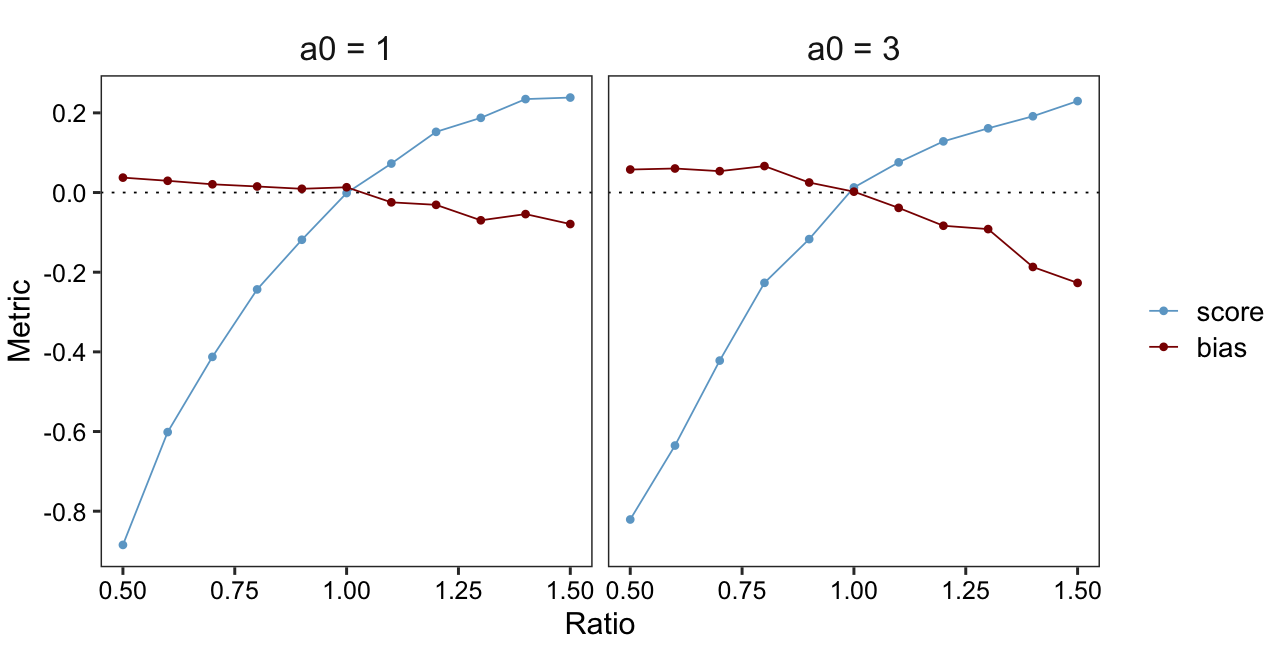

This chart was generated by the following R code:

## Demonstrate dependence on domain size by analyzing range of ratios for a1 = 1,3 and tau fixed at 1

library(tidyverse)
library(reshape2)

beta_score <- function(a, b) {
  return( 1 - sqrt(1 / (as.numeric(a)*as.numeric(b))) )
}

beta_bias <- function(a, b) {
  return( as.numeric(b) - as.numeric(a) )
}


## Beta param plot for a1 = 2
cont_fit_tab <- read.table('../data/cont_fit_tab.RData')

df <- cont_fit_tab %>%
  filter((tau==1 & s1==1) |  (tau==1 & s1==3)) %>%
  mutate(score=beta_score(a, b), bias=beta_bias(a, b)) %>%
  select(-c(tau, a, b)) %>%
  melt(id.vars=c("s1", "ratio"))

range_labs <- c(
  `1` = "a0 = 1",
  `3` = "a0 = 3"
)

png("fig06.png", units="in", height=3.3, width=6.4, res=200, pointsize=9)

ggplot(data=df, aes(x=ratio, y=value, color=variable, linetype=variable)) +
  facet_grid(~s1, labeller = as_labeller(range_labs)) +
  geom_hline(yintercept=0, linetype=3, size=0.3) +
  geom_line(size=0.3) +
  geom_point(size=0.8) +
  scale_colour_manual(values=c(score="skyblue3", bias="darkred")) +
  scale_linetype_manual(breaks=c("score","bias"), values=c(1, 2)) +
  scale_y_continuous(breaks=seq(-0.8, 0.2, 0.2)) +
  labs(x="Ratio", y="Metric") +
  theme_bw() +
  theme(legend.title = element_blank(),
        strip.background = element_blank(),
        text = element_text(color="black"),
        strip.text= element_text(size=12),
        axis.text = element_text(size=9, color="black"),
        legend.text = element_text(size=10),
        panel.grid.minor = element_blank(),
        panel.grid.major = element_blank(),
        aspect.ratio = 1/1,
        plot.margin = unit(c(0,0,0,0.1), "cm"))

dev.off()
